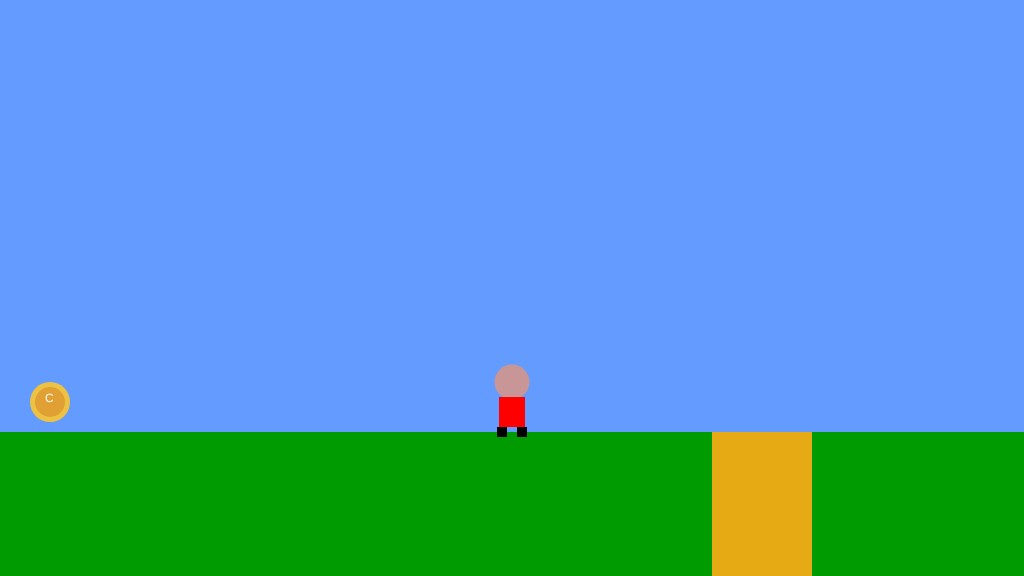
Frame 1 (no input)
Frame 60 (no input): identical to frame 1, image omitted
Frame 120 (the mouse pressed at the canvas centre since frame 60): identical to frame 1, image omitted

The p5.js sketch that drew this single still picture (run headless with seeded random() and noise() and a simulated clock; from frame 60 on, the mouse is pressed at the canvas centre):

// p5.js sketch
// ── sketch.js
/*

The Game Project

Week 3

Game interaction

*/

var gameChar_x;
var gameChar_y;
var floorPos_y;

var isLeft;
var isRight;
var isFalling;
var isPlummeting;

var collectable;
var canyon;

function setup() {
  createCanvas(1024, 576);
  floorPos_y = (height * 3) / 4;
  gameChar_x = width / 2;
  gameChar_y = floorPos_y;

  isLeft = false;
  isRight = false;
  isFalling = false;
  isPlummeting = false;

  collectable = { x_pos: 100, y_pos: floorPos_y, size: 50, isFound: false };

  canyon = { x_pos: gameChar_x, width: 100 };
}

function draw() {
  ///////////DRAWING CODE//////////

  background(100, 155, 255); //fill the sky blue

  noStroke();
  fill(0, 155, 0);
  rect(0, floorPos_y, width, height - floorPos_y); //draw some green ground

  // Add the collectable
  if (dist(gameChar_x, gameChar_y, collectable.x_pos, collectable.y_pos) < 5) {
    collectable.isFound = true;
  }
  if (collectable.isFound == false) {
    fill(237, 194, 66);
    ellipse(
      collectable.x_pos - 50,
      collectable.y_pos - 30,
      collectable.size - 10,
      collectable.size - 10
    );
    fill(225, 160, 52);

    ellipse(
      collectable.x_pos - 50,
      collectable.y_pos - 30,
      collectable.size - 20,
      collectable.size - 20
    );
    fill(255, 255, 255);
    text("C", collectable.x_pos - 55, collectable.y_pos - 30);
  }

  // Canyon
  fill(230, 170, 20);
  rect(canyon.x_pos + 200, floorPos_y, canyon.width, height - floorPos_y);

  // Falling down the canyon
  if (
    gameChar_x > canyon.x_pos + 215 &&
    gameChar_x < canyon.x_pos + 190 + canyon.width &&
    gameChar_y >= floorPos_y
  ) {
    isPlummeting = true;
    console.log("In");
  }

  if (isPlummeting) {
    gameChar_y += 10;
  }

  //the game character
  if (isLeft && isFalling) {
    // add your jumping-left code
    // The head
    fill(200, 150, 150);
    ellipse(gameChar_x, gameChar_y - 50, 25);

    // The body
    fill(255, 0, 0);
    rect(gameChar_x - 9, gameChar_y - 38, 18, 30);

    // The Legs
    fill(0);
    rect(gameChar_x - 7, gameChar_y - 7, 10, 10);
    rect(gameChar_x + 2, gameChar_y - 7, 10, 10);

    // The arms
    fill(200, 150, 150);
    rect(gameChar_x + 4, gameChar_y - 30, 10, 10);
  } else if (isRight && isFalling) {
    // add your jumping-right code
  } else if (isLeft) {
    // add your walking left code
    // The head
    fill(200, 150, 150);
    ellipse(gameChar_x, gameChar_y - 50, 25);

    // The body
    fill(255, 0, 0);
    rect(gameChar_x - 9, gameChar_y - 38, 18, 30);

    // The Legs
    fill(0);
    rect(gameChar_x - 5, gameChar_y - 7, 10, 10);

    // The arms
    fill(200, 150, 150);
    rect(gameChar_x - 12, gameChar_y - 30, 10, 10);
  } else if (isRight) {
    // add your walking right code
    // The head
    fill(200, 150, 150);
    ellipse(gameChar_x, gameChar_y - 50, 25);

    // The body
    fill(255, 0, 0);
    rect(gameChar_x - 9, gameChar_y - 38, 18, 30);

    // The Legs
    fill(0);
    rect(gameChar_x - 5, gameChar_y - 7, 10, 10);

    // The arms
    fill(200, 150, 150);
    rect(gameChar_x + 4, gameChar_y - 30, 10, 10);
  } else if (isFalling || isPlummeting) {
    // add your jumping facing forwards code
    // The head
    fill(200, 150, 150);
    ellipse(gameChar_x, gameChar_y - 50, 35);

    // The body
    fill(255, 0, 0);
    rect(gameChar_x - 13, gameChar_y - 35, 26, 30);

    // The Legs
    fill(0);
    rect(gameChar_x - 15, gameChar_y - 5, 10, 10);
    rect(gameChar_x + 5, gameChar_y - 5, 10, 10);

    // The arms
    fill(200, 150, 150);
    rect(gameChar_x + 12, gameChar_y - 30, 10, 10);
    rect(gameChar_x - 22, gameChar_y - 30, 10, 10);
  } else {
    // add your standing front facing code
    // The head
    fill(200, 150, 150);
    ellipse(gameChar_x, gameChar_y - 50, 35);

    // The body
    fill(255, 0, 0);
    rect(gameChar_x - 13, gameChar_y - 35, 26, 30);

    // The Legs
    fill(0);
    rect(gameChar_x - 15, gameChar_y - 5, 10, 10);
    rect(gameChar_x + 5, gameChar_y - 5, 10, 10);
  }

  ///////////INTERACTION CODE//////////
  //Put conditional statements to move the game character below here
  if (isLeft == true) {
    gameChar_x -= 5;
  }

  if (isRight == true) {
    gameChar_x += 5;
  }

  // Add gravity
  if (gameChar_y < floorPos_y) {
    gameChar_y += 5;
    isFalling = true;
  } else {
    isFalling = false;
  }
}

function keyPressed() {
  // if statements to control the animation of the character when
  // keys are pressed.

  //open up the console to see how these work
  // console.log("keyPressed: " + key);
  // console.log("keyPressed: " + keyCode);

  // Freezing controls
  if (isPlummeting) {
    return;
  }

  if (keyCode == 37) {
    console.log(`gameChar_x ${gameChar_x}`);
    isLeft = true;
  } else if (keyCode == 39) {
    console.log(`gameChar_x ${gameChar_x}`);
    isRight = true;
  }

  // Prevent the character from double jumping
  else if (keyCode == 87 || keyCode == 38) {
    if (!isFalling && !isPlummeting) {
      gameChar_y -= 100;
    }
  }
}

function keyReleased() {
  // if statements to control the animation of the character when
  // keys are released.

  // console.log("keyReleased: " + key);
  // console.log("keyReleased: " + keyCode);

  // Freezing controls
  if (isPlummeting) {
    return;
  }

  if (keyCode == 37) {
    // console.log("Left arrow");
    isLeft = false;
  } else if (keyCode == 39) {
    // console.log("Right arrow");
    isRight = false;
  }
}
